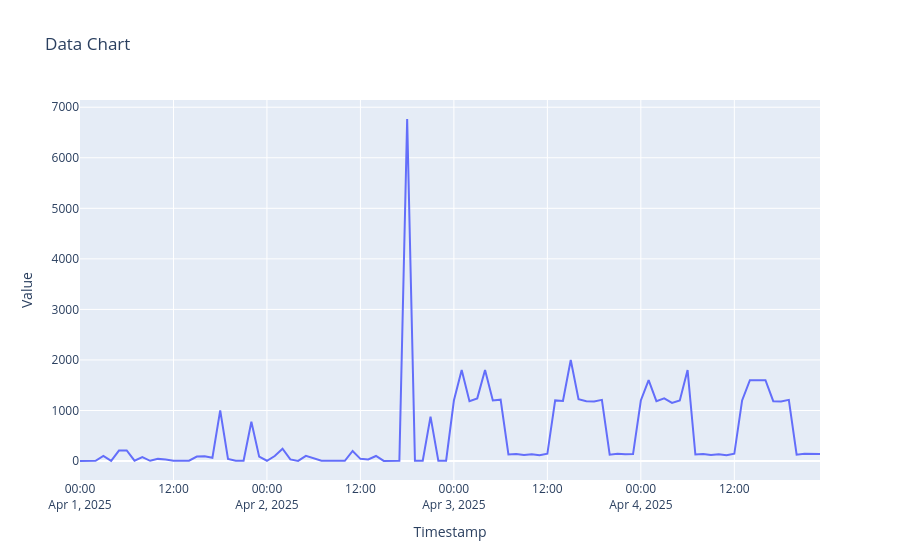
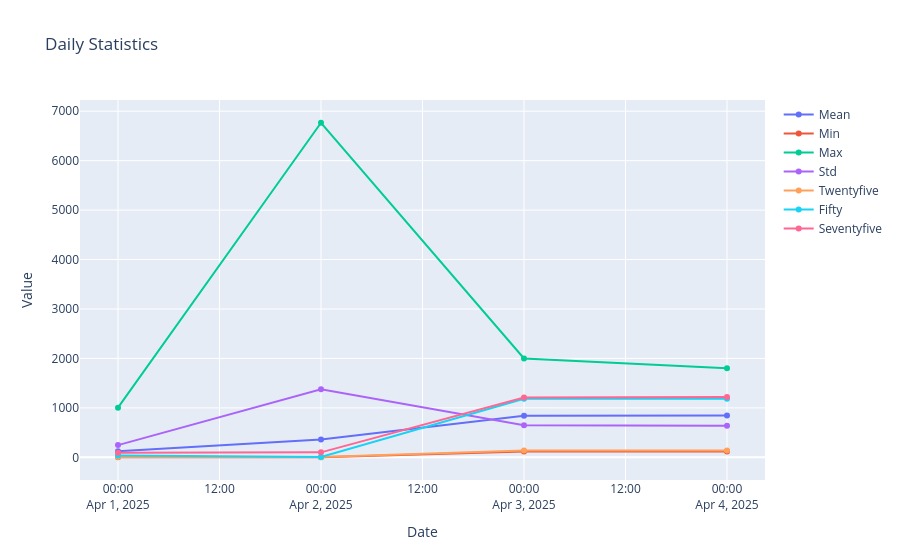
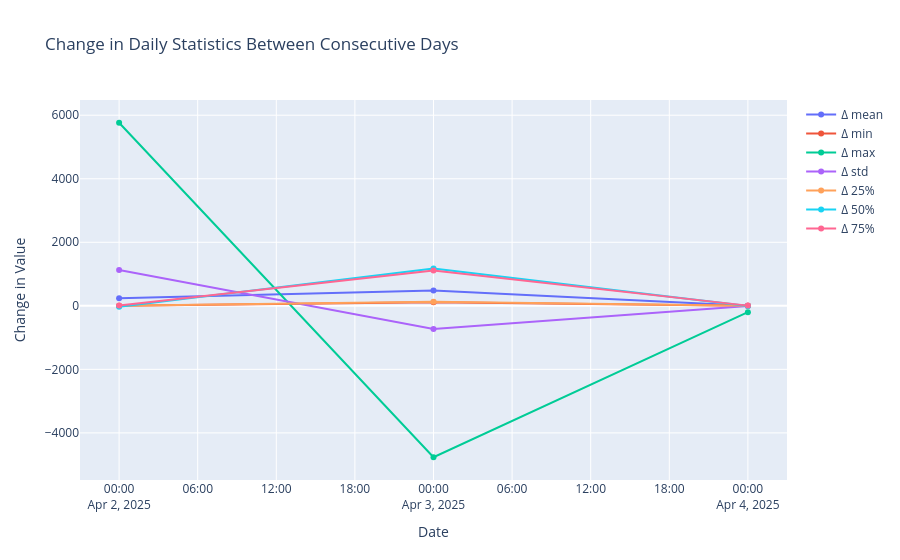

Notebook code for these charts, in order:
### Code cell
import pandas as pd

import plotly.express as px

import plotly.graph_objects as po



df = pd.read_csv("../../data/raw/sample-data.csv") 

df['Timestamp'] = pd.to_datetime(df['Date'] + ' ' + df['Time'])
df = df.drop(columns=['Date', 'Time'])
# print(df.head())

# Group the data by date and create a dictionary of dataframes, one for each day
df['Date'] = df['Timestamp'].dt.date
daily_dfs = {date: group.drop(columns='Date') for date, group in df.groupby('Date')}
# print(daily_dfs)

fig = px.line(df, x='Timestamp', y='Value', title='Data Chart')
fig.show()

# Get statistics for each day using .describe() on each daily dataframe
daily_stats = {date: day_df['Value'].describe() for date, day_df in daily_dfs.items()}
for date, stats in daily_stats.items():
    print(f"Statistics for {date}:\n{stats}\n")

# Plot daily statistics (mean, min, max) for each day
import plotly.graph_objects as go

dates = list(daily_stats.keys())
means = [daily_stats[d]['mean'] for d in dates]
mins = [daily_stats[d]['min'] for d in dates]
maxs = [daily_stats[d]['max'] for d in dates]
std = [daily_stats[d]['std']for d in dates]
twentyfive = [daily_stats[d]['25%']for d in dates]
fifty = [daily_stats[d]['50%'] for d in dates]
seventyfive = [daily_stats[d]['75%']for d in dates]

fig_stats = go.Figure()
stat_names = ['Mean', 'Min', 'Max', 'Std', 'Twentyfive', 'Fifty', 'Seventyfive']
stat_values = [means, mins, maxs, std, twentyfive, fifty, seventyfive]

for name, values in zip(stat_names, stat_values):
    fig_stats.add_trace(go.Scatter(x=dates, y=values, mode='lines+markers', name=name))

fig_stats.update_layout(title='Daily Statistics', xaxis_title='Date', yaxis_title='Value')
fig_stats.show()

# Create a figure to compare and show the changes in daily statistics (mean, min, max, etc.) between consecutive days

fig_diff = go.Figure()

# Use daily_stats_df to compute the difference between consecutive days for each statistic
stats_to_plot = ['mean', 'min', 'max', 'std', '25%', '50%', '75%']
for stat in stats_to_plot:
    # Compute the difference between consecutive days
    diff = daily_stats_df[stat].diff().iloc[1:]  # skip the first NaN
    fig_diff.add_trace(
        go.Scatter(
            x=diff.index,
            y=diff.values,
            mode='lines+markers',
            name=f'Δ {stat}'
        )
    )



fig_diff.update_layout(
    title='Change in Daily Statistics Between Consecutive Days',
    xaxis_title='Date',
    yaxis_title='Change in Value'
)
fig_diff.show()

### Figure 1 — Plotly figure (JSON) as saved in the notebook; plotly's stock layout.template omitted (floating-point values rounded to 4 significant figures)
{"data": [{"hovertemplate": "Timestamp=%{x}<br>Value=%{y}<extra></extra>", "legendgroup": "", "line": {"color": "#636efa", "dash": "solid"}, "marker": {"symbol": "circle"}, "mode": "lines", "name": "", "orientation": "v", "showlegend": false, "type": "scatter", "x": ["2025-04-01T00:00:00.000000000", "2025-04-01T01:00:00.000000000", "2025-04-01T02:00:00.000000000", "2025-04-01T03:00:00.000000000", "2025-04-01T04:00:00.000000000", "2025-04-01T05:00:00.000000000", "2025-04-01T06:00:00.000000000", "2025-04-01T07:00:00.000000000", "2025-04-01T08:00:00.000000000", "2025-04-01T09:00:00.000000000", "2025-04-01T10:00:00.000000000", "2025-04-01T11:00:00.000000000", "2025-04-01T12:00:00.000000000", "2025-04-01T13:00:00.000000000", "2025-04-01T14:00:00.000000000", "2025-04-01T15:00:00.000000000", "2025-04-01T16:00:00.000000000", "2025-04-01T17:00:00.000000000", "2025-04-01T18:00:00.000000000", "2025-04-01T19:00:00.000000000", "2025-04-01T20:00:00.000000000", "2025-04-01T21:00:00.000000000", "2025-04-01T22:00:00.000000000", "2025-04-01T23:00:00.000000000", "2025-04-02T00:00:00.000000000", "2025-04-02T01:00:00.000000000", "2025-04-02T02:00:00.000000000", "2025-04-02T03:00:00.000000000", "2025-04-02T04:00:00.000000000", "2025-04-02T05:00:00.000000000", "2025-04-02T06:00:00.000000000", "2025-04-02T07:00:00.000000000", "2025-04-02T08:00:00.000000000", "2025-04-02T09:00:00.000000000", "2025-04-02T10:00:00.000000000", "2025-04-02T11:00:00.000000000", "2025-04-02T12:00:00.000000000", "2025-04-02T13:00:00.000000000", "2025-04-02T14:00:00.000000000", "2025-04-02T15:00:00.000000000", "2025-04-02T16:00:00.000000000", "2025-04-02T17:00:00.000000000", "2025-04-02T18:00:00.000000000", "2025-04-02T19:00:00.000000000", "2025-04-02T20:00:00.000000000", "2025-04-02T21:00:00.000000000", "2025-04-02T22:00:00.000000000", "2025-04-02T23:00:00.000000000", "2025-04-03T00:00:00.000000000", "2025-04-03T01:00:00.000000000", "2025-04-03T02:00:00.000000000", "2025-04-03T03:00:00.000000000", "2025-04-03T04:00:00.000000000", "2025-04-03T05:00:00.000000000", "2025-04-03T06:00:00.000000000", "2025-04-03T07:00:00.000000000", "2025-04-03T08:00:00.000000000", "2025-04-03T09:00:00.000000000", "2025-04-03T10:00:00.000000000", "2025-04-03T11:00:00.000000000", "2025-04-03T12:00:00.000000000", "2025-04-03T13:00:00.000000000", "2025-04-03T14:00:00.000000000", "2025-04-03T15:00:00.000000000", "2025-04-03T16:00:00.000000000", "2025-04-03T17:00:00.000000000", "2025-04-03T18:00:00.000000000", "2025-04-03T19:00:00.000000000", "2025-04-03T20:00:00.000000000", "2025-04-03T21:00:00.000000000", "2025-04-03T22:00:00.000000000", "2025-04-03T23:00:00.000000000", "2025-04-04T00:00:00.000000000", "2025-04-04T01:00:00.000000000", "2025-04-04T02:00:00.000000000", "2025-04-04T03:00:00.000000000", "2025-04-04T04:00:00.000000000", "2025-04-04T05:00:00.000000000", "2025-04-04T06:00:00.000000000", "2025-04-04T07:00:00.000000000", "2025-04-04T08:00:00.000000000", "2025-04-04T09:00:00.000000000", "2025-04-04T10:00:00.000000000", "2025-04-04T11:00:00.000000000", "2025-04-04T12:00:00.000000000", "2025-04-04T13:00:00.000000000", "2025-04-04T14:00:00.000000000", "2025-04-04T15:00:00.000000000", "2025-04-04T16:00:00.000000000", "2025-04-04T17:00:00.000000000", "2025-04-04T18:00:00.000000000", "2025-04-04T19:00:00.000000000", "2025-04-04T20:00:00.000000000", "2025-04-04T21:00:00.000000000", "2025-04-04T22:00:00.000000000", "2025-04-04T23:00:00.000000000"], "xaxis": "x", "y": [1, 6, 5, 103, 3, 208, 209, 7, 76, 5, 43, 32, 5, 6, 7, 89, 96, 65, 1004, 43, 5, 6, 778, 88, 6, 100, 244, 33, 3, 104, 56, 6, 6, 6, 4, 200, 44, 33, 100, 2, 5, 6, 6767, 7, 7, 878, 8, 8, 1198, 1800, 1185, 1240, 1800, 1200, 1215, 130, 140, 120, 135, 115, 144, 1200, 1190, 2000, 1225, 1185, 1180, 1210, 127, 143, 135, 138, 1198, 1600, 1185, 1240, 1150, 1200, 1800, 130, 140, 120, 135, 115, 144, 1200, 1600, 1600, 1600, 1185, 1180, 1210, 127, 143, 135, 138], "yaxis": "y"}], "layout": {"legend": {"tracegroupgap": 0}, "title": {"text": "Data Chart"}, "xaxis": {"anchor": "y", "domain": [0, 1], "title": {"text": "Timestamp"}}, "yaxis": {"anchor": "x", "domain": [0, 1], "title": {"text": "Value"}}}}

### Figure 2 — Plotly figure (JSON) as saved in the notebook; plotly's stock layout.template omitted (floating-point values rounded to 4 significant figures)
{"data": [{"mode": "lines+markers", "name": "Mean", "type": "scatter", "x": ["2025-04-01", "2025-04-02", "2025-04-03", "2025-04-04"], "y": [120.4, 359.7, 839.8, 844.8]}, {"mode": "lines+markers", "name": "Min", "type": "scatter", "x": ["2025-04-01", "2025-04-02", "2025-04-03", "2025-04-04"], "y": [1, 2, 115, 115]}, {"mode": "lines+markers", "name": "Max", "type": "scatter", "x": ["2025-04-01", "2025-04-02", "2025-04-03", "2025-04-04"], "y": [1004, 6767, 2000, 1800]}, {"mode": "lines+markers", "name": "Std", "type": "scatter", "x": ["2025-04-01", "2025-04-02", "2025-04-03", "2025-04-04"], "y": [247.0, 1377.0, 647.5, 638.2]}, {"mode": "lines+markers", "name": "Twentyfive", "type": "scatter", "x": ["2025-04-01", "2025-04-02", "2025-04-03", "2025-04-04"], "y": [5.75, 6, 137.2, 137.2]}, {"mode": "lines+markers", "name": "Fifty", "type": "scatter", "x": ["2025-04-01", "2025-04-02", "2025-04-03", "2025-04-04"], "y": [37.5, 8, 1185, 1182.0]}, {"mode": "lines+markers", "name": "Seventyfive", "type": "scatter", "x": ["2025-04-01", "2025-04-02", "2025-04-03", "2025-04-04"], "y": [90.75, 100, 1211.0, 1218.0]}], "layout": {"title": {"text": "Daily Statistics"}, "xaxis": {"title": {"text": "Date"}}, "yaxis": {"title": {"text": "Value"}}}}

### Figure 3 — Plotly figure (JSON) as saved in the notebook; plotly's stock layout.template omitted (floating-point values rounded to 4 significant figures)
{"data": [{"mode": "lines+markers", "name": "Δ mean", "type": "scatter", "x": ["2025-04-02", "2025-04-03", "2025-04-04"], "y": [239.3, 480.1, 5.0]}, {"mode": "lines+markers", "name": "Δ min", "type": "scatter", "x": ["2025-04-02", "2025-04-03", "2025-04-04"], "y": [1.0, 113.0, 0.0]}, {"mode": "lines+markers", "name": "Δ max", "type": "scatter", "x": ["2025-04-02", "2025-04-03", "2025-04-04"], "y": [5763.0, -4767.0, -200.0]}, {"mode": "lines+markers", "name": "Δ std", "type": "scatter", "x": ["2025-04-02", "2025-04-03", "2025-04-04"], "y": [1130.0, -729.3, -9.218]}, {"mode": "lines+markers", "name": "Δ 25%", "type": "scatter", "x": ["2025-04-02", "2025-04-03", "2025-04-04"], "y": [0.25, 131.2, 0.0]}, {"mode": "lines+markers", "name": "Δ 50%", "type": "scatter", "x": ["2025-04-02", "2025-04-03", "2025-04-04"], "y": [-29.5, 1177.0, -2.5]}, {"mode": "lines+markers", "name": "Δ 75%", "type": "scatter", "x": ["2025-04-02", "2025-04-03", "2025-04-04"], "y": [9.25, 1111.0, 6.25]}], "layout": {"title": {"text": "Change in Daily Statistics Between Consecutive Days"}, "xaxis": {"title": {"text": "Date"}}, "yaxis": {"title": {"text": "Change in Value"}}}}
